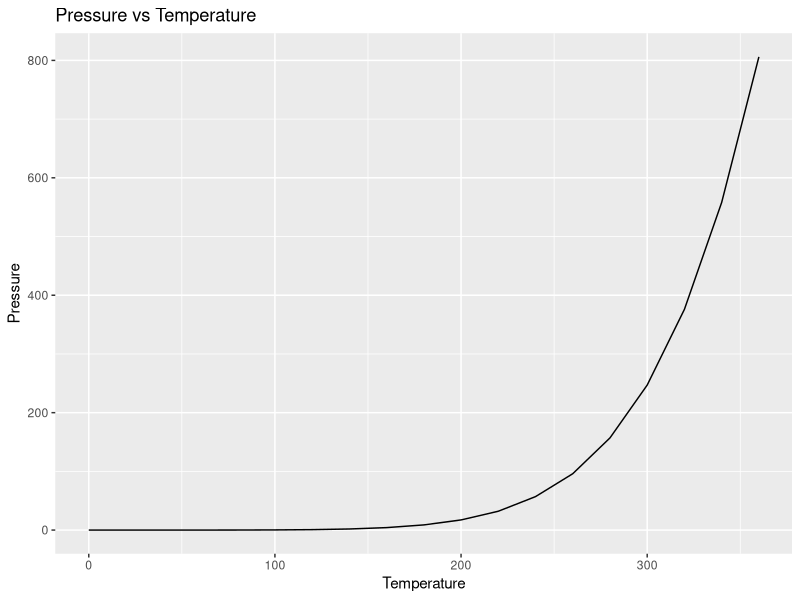

R code for this plot:
## ---- chunk 1
knitr::opts_chunk$set(echo = TRUE)
## ---- chunk 2
# show the first six rows of the cars dataset
head(cars)

# show summary statistics for the variables in cars
summary(cars)
## ---- chunk 3
# load the ggplot2 package
library(ggplot2)

# create a line plot of pressure vs. temperature
ggplot(pressure, aes(x = temperature, y = pressure)) +
  geom_line() +
  labs(
    title = "Pressure vs Temperature",
    x = "Temperature",
    y = "Pressure"
  )
